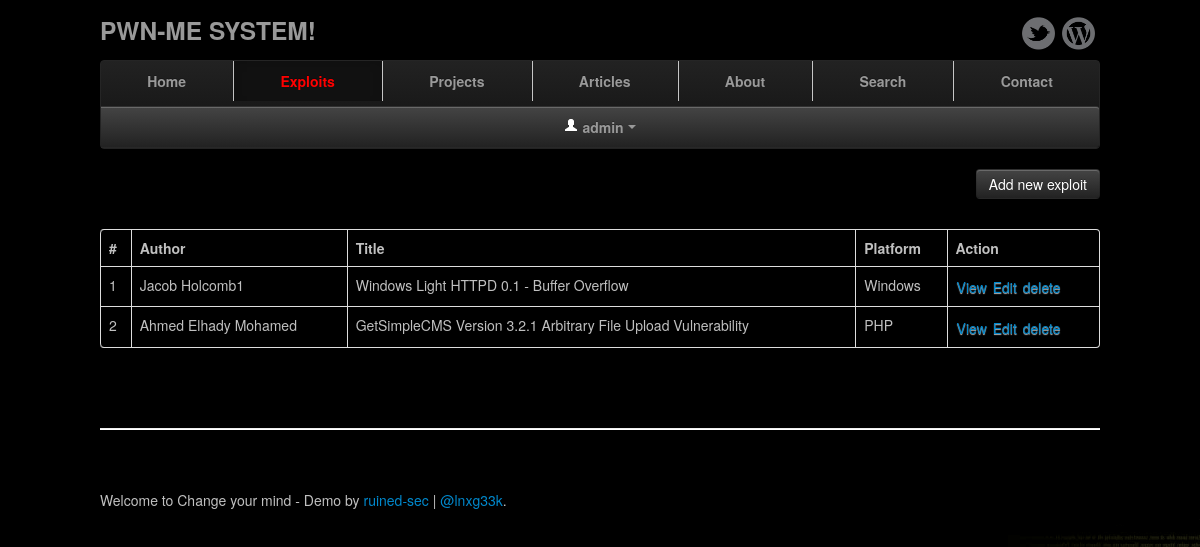
Page /exploits/index.php (signed in) on the committed database.
### tables this page shows
CREATE TABLE `exploits` (
  `id` int(11) NOT NULL AUTO_INCREMENT,
  `author` varchar(200) NOT NULL,
  `title` varchar(200) NOT NULL,
  `description` text NOT NULL,
  `platform` varchar(200) NOT NULL,
  PRIMARY KEY (`id`)
);

### exploits/index.php (the view, shortened to what this page needs)
<?php
include '../config.php';
?>
<!DOCTYPE html>
<html lang="en">
    <head>
        <link href="/scope/static/css/bootstrap.min.css" rel="stylesheet">
        <link href="/scope/static/css/app.css" rel="stylesheet">
        <link href="/scope/static/css/bootstrap-responsive.min.css" rel="stylesheet">
    </head>
    <body>
        <div class="container">
            <?php include '../includes/header.php'; ?>
            <?php if ($_SESSION['role']): ?>
                <div class="btn-group pull-right">
                    <a href="add.php" class="btn btn-inverse">Add new exploit</a>
                </div>
            <?php endif; ?>
            <div class="jumbotron">
                <?php
                $sql = "SELECT * FROM exploits";
                $result = mysqli_query($con, $sql);
                ?>
                <table class="table table-bordered">
                    <tr>
                        <th>#</th>
                        <th>Author</th>
                        <th>Title</th>
                        <th>Platform</th>
                        <th>Action</th>
                    </tr>
                    <tbody>
                        <?php $c = 1; ?>
                        <?php while ($row = mysqli_fetch_array($result)): ?>
                            <tr>
                                <td><?php echo $c; ?></td>
                                <td><?php echo $row['author']; ?></td>
                                <td><?php echo $row['title']; ?></td>
                                <td><?php echo $row['platform']; ?></td>
                                <td>
                                    <form action="" method="POST">
                                        <a href="view.php?exploit=<?php echo $row['id']; ?>" class="btn btn-link">View</a>
                                        <?php if ($_SESSION['role']): ?>
                                            <a href="edit.php?id=<?php echo $row['id']; ?>" class="btn btn-link">Edit</a>
                                            <input type="submit" value="delete" name="delete" onclick="if (confirm('Are you sure you want to delete the exploit?')) {
                                                                document.submit();
                                                            }
                                                            event.returnValue = false;
                                                            return false;" class="btn btn-link" />
                                        <?php endif; ?>
                                    </form>
                                </td>
                            </tr>
                            <?php $c++; ?>
                        <?php endwhile; ?>
                    </tbody>
                </table>
            </div>
            <hr>
            <div class="footer">
                <p>Welcome to Change your mind - Demo by <a href="http://ruinedsec.wordpress.com">ruined-sec</a> | <a href="https://www.twitter.com/lnxg33k">@lnxg33k</a>.</p>
            </div>
        </div>
    </body>
</html>

### static/css/app.css (style rules this page uses)
body { background: url('/scope/static/img/background.jpg') no-repeat center center fixed; -webkit-background-size: cover; -moz-background-size: cover; -o-background-size: cover; background-size: cover; padding-bottom: 60px; color: silver; }
.container { margin: 0 auto; max-width: 1000px; }
.container > hr { margin: 60px 0; }
.jumbotron { margin: 80px 0; text-align: center; }
.jumbotron .btn { font-size: 21px; padding: 14px 24px; }

### exploits/index.php (style rules this page uses)
form { margin: 0px; }
.jumbotron .btn { font-size: 100%; padding: 0px; }

### rows in the picture
exploits: author "Jacob Holcomb1", title "Windows Light HTTPD 0.1 - Buffer Overflow", platform "Windows"
exploits: author "Ahmed Elhady Mohamed", title "GetSimpleCMS Version 3.2.1 Arbitrary File Upload Vulnerability", platform "PHP"

### other values in the picture
$_SESSION['username'] "admin"
